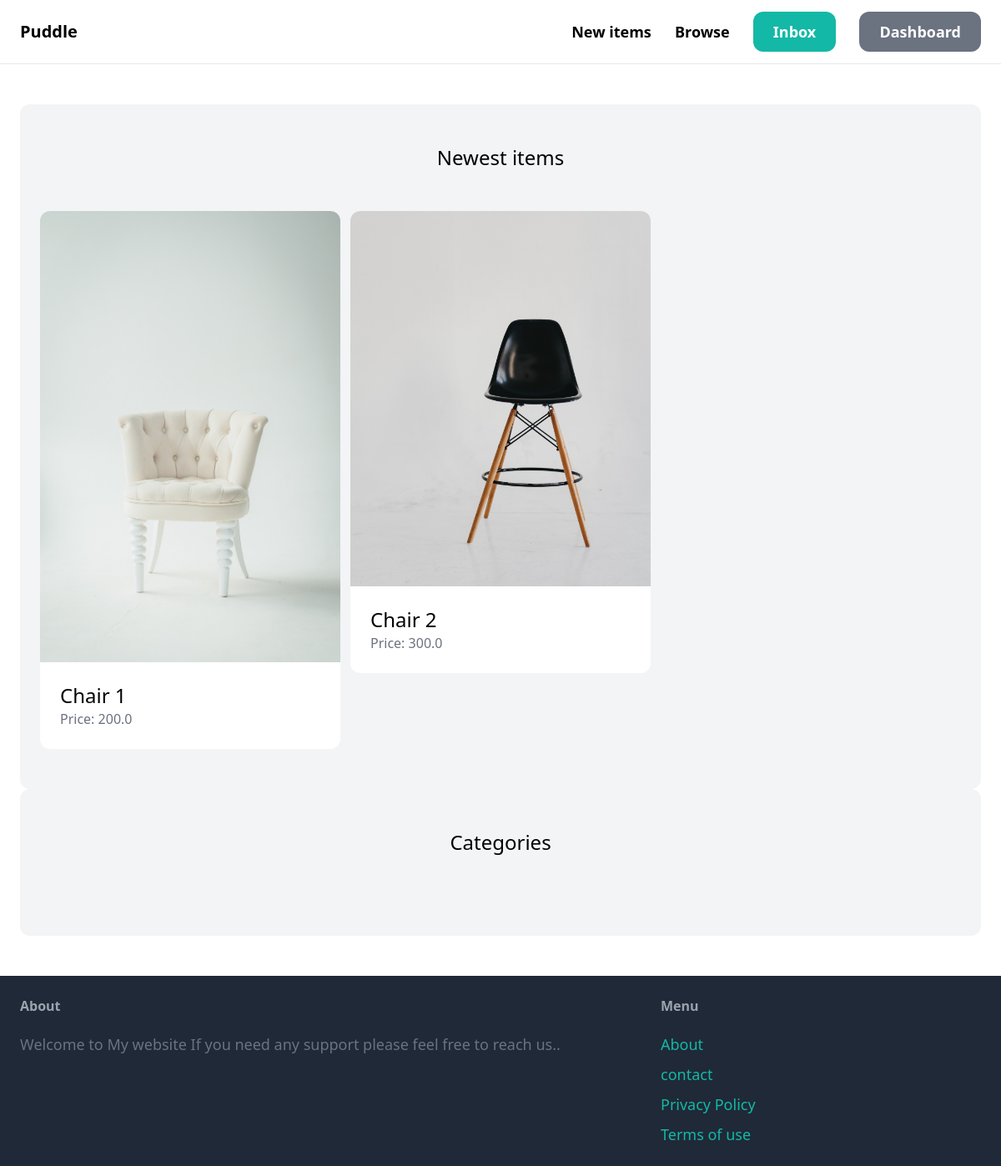
Page /dashboard/ (signed in) on the committed database.
### items/models.py (models this page shows, shortened)
class Item(models.Model):
    category = models.ForeignKey(Category, related_name='items',on_delete=models.CASCADE)
    name = models.CharField(max_length=255)
    description = models.TextField(blank=True,null=True)
    price = models.FloatField()
    image = models.ImageField(upload_to='item_images',blank=True,null=True)
    is_sold = models.BooleanField(default=False)
    created_by = models.ForeignKey(User, related_name='items', on_delete=models.CASCADE)
    created_at = models.DateField(auto_now_add=True)

### dashboard/views.py (the view)
# urls.py: path('',views.index, name='index'),
@login_required()
def index(request):
    items = Item.objects.filter(created_by=request.user)
    return render(request,'index.html',
                  {'items':items,})

### core/templates/index.html (shortened to what this page needs)
{% extends 'base.html'  %}
{% block content %}
   <div class="mt-6 px-6 py-12 bg-gray-100 rounded-xl">
      <h2 class="mb-12 text-2xl text-center">Newest items</h2>
      <div class="grid grid-cols-3 gap-3">
      {% for item in items %}
      <div>
         <a href="{% url 'items:detail' item.id %}">
            <div>
                 <img src="{{ item.image.url }}" class="rounded-t-xl">
            </div>
            <div class="p-6 bg-white rounded-b-xl">
               <h2 class="text-2xl">{{ item.name }}</h2>
               <p class="text-gray-500">Price: {{ item.price }}</p>
            </div>
         </a>
      </div>
      {% endfor %}
       </div>
   </div>
   <div class="mb-6 px-6 py-12 bg-gray-100 rounded-xl">
      <h2 class="mb-12 text-2xl text-center">Categories</h2>
   </div>
{% endblock %}

### rows in the picture
Item: image (picture), name "Chair 1", price "200.0"
Item: image (picture), name "Chair 2", price "300.0"
